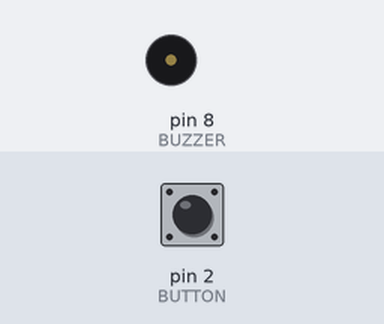
The sketch below on a simulated Arduino Uno, built with avr-gcc and run on an emulated ATmega328P. On the bench: buzzer (waves = sounding, pin HIGH). The test bench sets the inputs (shaded band); at power-on: pin 2 (BUTTON) HIGH.

Above: at 1.2 s.
1.3 s: pin 2 (BUTTON) pulled LOW for 1 s
At 1.8 s:
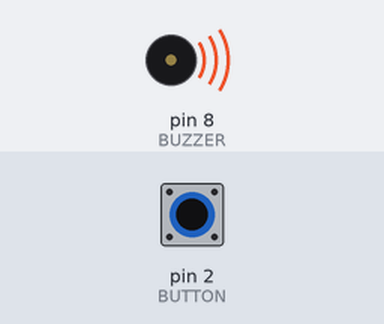
4.3 s: pin 2 (BUTTON) pulled LOW for 3.2 s
At 7.9 s:
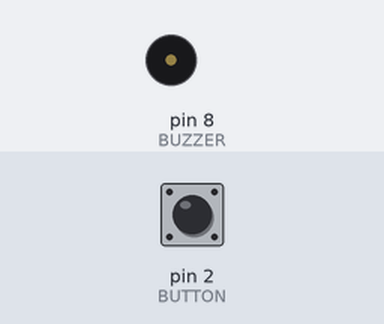
Timing chart, 0 to 9.4 s (numbered marks = the images above; inputs shaded):
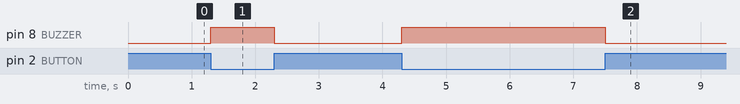

The sketch:

buzz.ino
```cpp
#define BUZZER 8
#define BUTTON 2

int button_state;

void setup() {
  pinMode(BUTTON, INPUT);
  pinMode(BUZZER, OUTPUT);
}
void buzz(int ms) {
  digitalWrite(BUZZER, HIGH);
  delay(ms);
  digitalWrite(BUZZER, LOW);
}

void loop() {
  button_state = digitalRead(BUTTON);
  if (button_state == LOW) {
    buzz(100);
  }
}
```

Measured:
- after the input at 1.3 s, pin 8 (BUZZER): LOW → HIGH at once, → LOW 1.0 s later
- after the input at 4.3 s, pin 8 (BUZZER): LOW → HIGH at once, → LOW 3.2 s later
